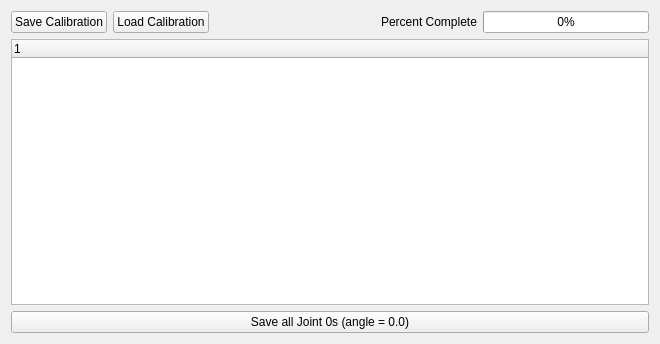
<?xml version="1.0" encoding="UTF-8"?>
<ui version="4.0">
 <class>RobotSteeringDockWidget</class>
 <widget class="QWidget" name="RobotSteeringDockWidget">
  <property name="geometry">
   <rect>
    <x>0</x>
    <y>0</y>
    <width>660</width>
    <height>344</height>
   </rect>
  </property>
  <property name="windowTitle">
   <string>Shadow Hand Calibration</string>
  </property>
  <layout class="QGridLayout" name="gridLayout">
   <item row="0" column="0">
    <layout class="QVBoxLayout" name="verticalLayout" stretch="0">
     <item>
      <layout class="QVBoxLayout" name="verticalLayout_2">
       <item>
        <layout class="QHBoxLayout" name="horizontalLayout">
         <item>
          <widget class="QPushButton" name="btn_save">
           <property name="toolTip">
            <string>Save the current calibration (Ctrl+s)</string>
           </property>
           <property name="text">
            <string>Save Calibration</string>
           </property>
           <property name="shortcut">
            <string>Ctrl+S</string>
           </property>
          </widget>
         </item>
         <item>
          <widget class="QPushButton" name="btn_load">
           <property name="toolTip">
            <string>Load a Calibration File (Ctrl+o)</string>
           </property>
           <property name="text">
            <string>Load Calibration</string>
           </property>
           <property name="shortcut">
            <string>Ctrl+O</string>
           </property>
          </widget>
         </item>
         <item>
          <spacer name="horizontalSpacer">
           <property name="orientation">
            <enum>Qt::Horizontal</enum>
           </property>
           <property name="sizeHint" stdset="0">
            <size>
             <width>40</width>
             <height>20</height>
            </size>
           </property>
          </spacer>
         </item>
         <item>
          <widget class="QLabel" name="label">
           <property name="text">
            <string>Percent Complete</string>
           </property>
          </widget>
         </item>
         <item>
          <widget class="QProgressBar" name="progress">
           <property name="value">
            <number>0</number>
           </property>
          </widget>
         </item>
        </layout>
       </item>
       <item>
        <layout class="QHBoxLayout" name="horizontalLayout_3">
         <item>
          <widget class="QTreeWidget" name="tree_calibration">
           <property name="animated">
            <bool>true</bool>
           </property>
           <column>
            <property name="text">
             <string notr="true">1</string>
            </property>
           </column>
          </widget>
         </item>
        </layout>
       </item>
       <item>
        <layout class="QHBoxLayout" name="horizontalLayout_2">
         <item>
          <widget class="QPushButton" name="btn_joint_0s">
           <property name="toolTip">
            <string>Save all joint 1 and 2s for all joint 0s in one go.</string>
           </property>
           <property name="text">
            <string>Save all Joint 0s (angle = 0.0)</string>
           </property>
          </widget>
         </item>
        </layout>
       </item>
      </layout>
     </item>
    </layout>
   </item>
  </layout>
 </widget>
 <resources/>
 <connections/>
</ui>
